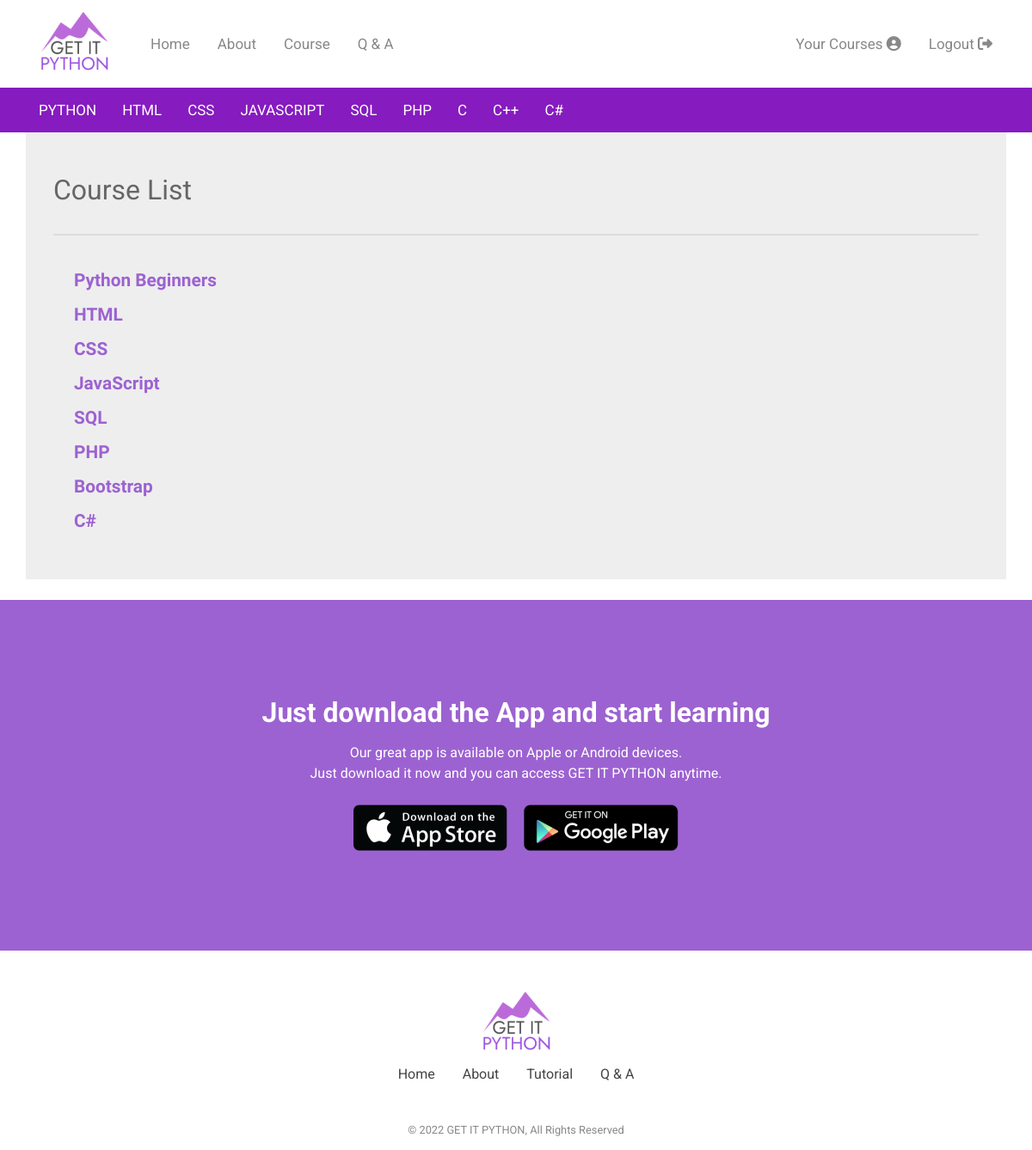
Page /course/courses/list/ (signed in) on the earlier database version.
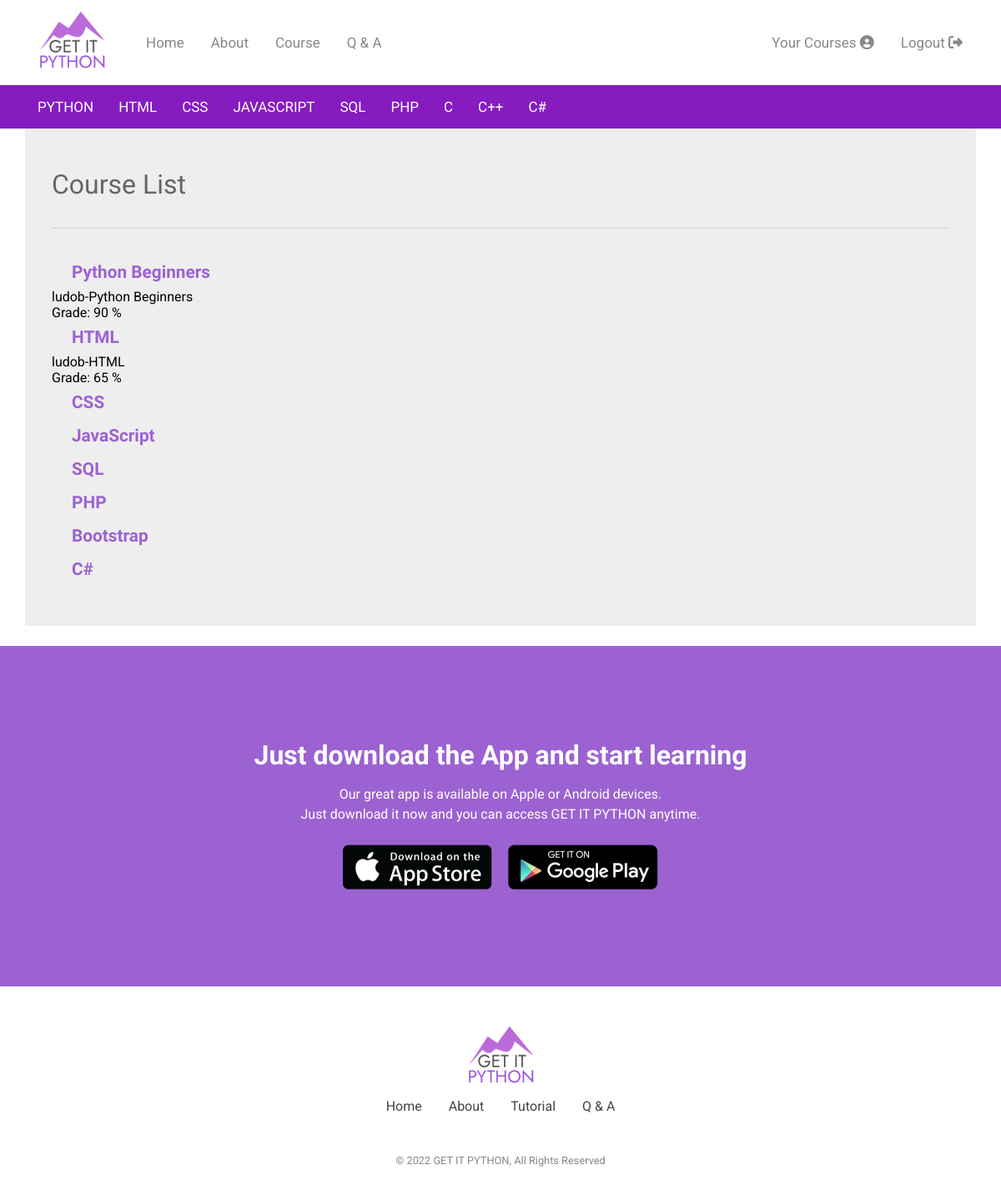
Same page on the later database version.
### courses/models.py (models this page shows, shortened)
class Course(models.Model):
    name = models.CharField(max_length=50)
    whatHeading = models.CharField(max_length=150, default="wHeading here...")
    whatDescription = models.TextField(max_length=500, default="wDescription here...")
    howHeading = models.CharField(max_length=150, default="hHeading here...")
    howDescription = models.TextField(max_length=500, default="hDescription here...")
    price = models.DecimalField(max_digits=10, decimal_places=2, default=10.00)

### enrolment/models.py (models this page shows)
class Enrolment(models.Model):
    user = models.ForeignKey('accounts.CustomUser', on_delete= models.CASCADE)
    course = models.ForeignKey('courses.Course', on_delete= models.CASCADE)
    access = models.BooleanField(default=True)
    grade = models.PositiveSmallIntegerField(null=True, blank=True)
    def __str__(self):
        str = self.user.username + "-" + self.course.name
        return str

### accounts/models.py (models this page shows)
class CustomUser(AbstractUser):
    age = models.PositiveIntegerField(null=True, blank=True)

### courses/views.py (the view)
# urls.py: path("courses/list/", CourseListView.as_view(), name="course_list"),
class CourseListView(ListView):
    model = Course
    template_name = "courses/course_list.html"

### courses/templates/courses/course_list.html (shortened to what this page needs)
{% extends "base.html" %}
{% block content %}
<section class="container">
    <div class="course_container">
    <h1 class="course_heading">Course List</h1>
    <p class="border"><p>
    {% for course in course_list %}
        <h2 class="course_title">
            <a href="{% url 'course_detail' course.pk %}">
                {{ course.name }}
            </a>
        </h2>
        {% for enrolment in course.enrolment_set.all %}
            {% if enrolment.user == user %}
                <p> {{ enrolment }}</p>
                <p> Grade: {{ enrolment.grade }} %</p>
            {% endif %}
        {% endfor enrolment %}
    {% endfor %}
    </div>
</section>
{% endblock content %}

Differences in the rows shown:
added Enrolment: user+course "ludob-Python Beginners", grade "90", shown under Course "Python Beginners"
added Enrolment: user+course "ludob-HTML", grade "65", shown under Course "HTML"
